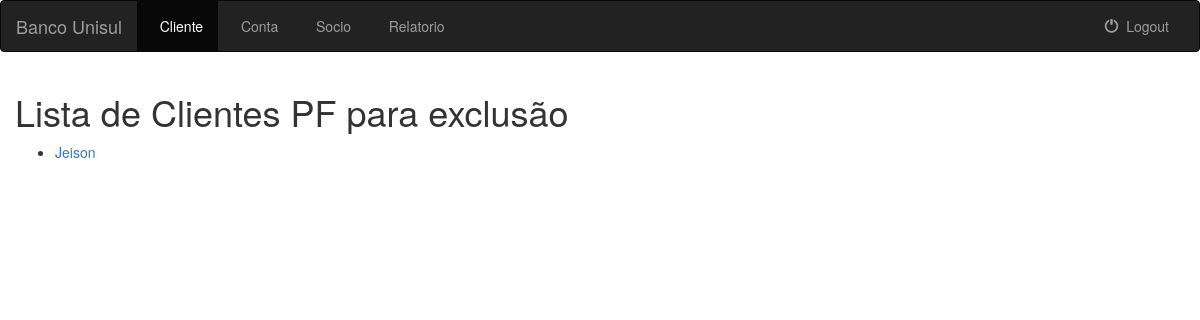
/listaexcluiclientepf/ (signed in), run on an earlier commit of the app's database.
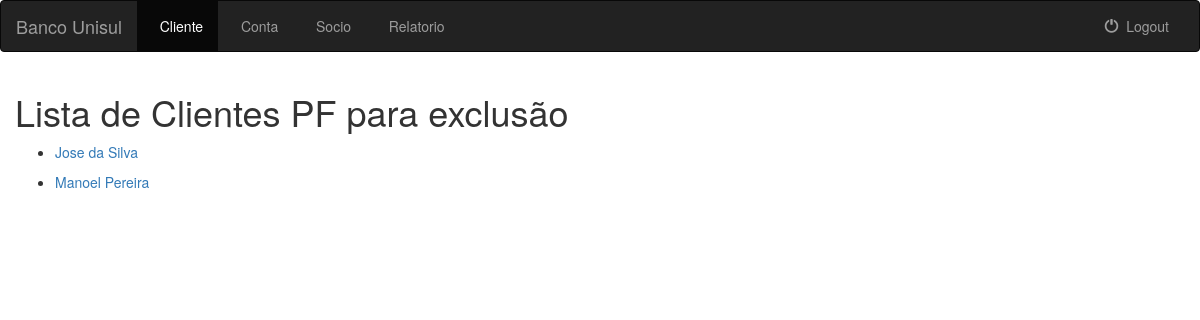
And on a later commit of the database.
### banco_unisul/models.py (models this page shows, shortened)
class Cliente(models.Model):
    nome = models.CharField(max_length=200)
    endereco = models.CharField(max_length=200)
    class META:
        abstract = True

class ClientePF(Cliente):
    CPF = models.CharField(max_length=11, unique=True)
    dtnascimento = models.DateField("Data de Nascimento")
    def __str__(self):
        return self.nome

class Cliente(models.Model):
    nome = models.CharField(max_length=200)
    endereco = models.CharField(max_length=200)
    class META:
        abstract = True

### banco_unisul/views.py (the view)
# urls.py: url(r'^listaexcluiclientepf/$', views.ListaPFExclusao.as_view(), name='listaexcluiclientepf'),
class ListaPFExclusao(LoginRequiredMixin, generic.ListView):
    model = Socio
    template_name = 'banco_unisul/listaexcluiuclientepf.html'
    context_object_name = 'todos_clientes'
    def get_queryset(self):
        return ClientePF.objects.all()

### templates/banco_unisul/listaexcluiuclientepf.html (shortened to what this page needs)
{% extends 'banco_unisul/baseinterno.html' %}
{% block cad_cliente %}active{% endblock %}
{% block body %}
    {% if todos_clientes %}
        <h1 class="col-sm-12">Lista de Clientes PF para exclusão</h1>
        {% for cliente in todos_clientes %}
            <div class="col-sm-10">
                <ul>
                    <li><a href="{% url 'banco_unisul:clientepf-delete' cliente.id %}">{{ cliente }}</a></li>
                </ul>
            </div>
        {% endfor %}
    {% else %}
        <div>
            <h2>
                Não existe clientes cadastrados.
            </h2>
        </div>
    {% endif %}
{% endblock %}

What changed in the data, as far as the page shows it:
removed ClientePF: nome "Jeison"
added ClientePF: nome "Jose da Silva"
added ClientePF: nome "Manoel Pereira"
